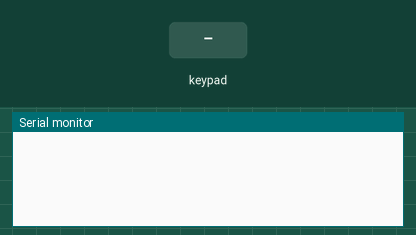
This sketch was run on a simulated ESP8266 (NodeMCU). On the bench: the last lines printed to the serial monitor. Inputs (shaded band) come from the test bench.

Above: at 1.2 s.
1.3 s: key '1' pressed
At 2.2 s:
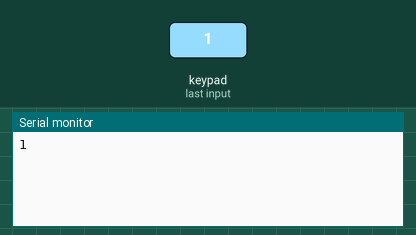
2.8 s: keypad keys 1 2 # pressed 0.4 s apart
At 5.0 s:
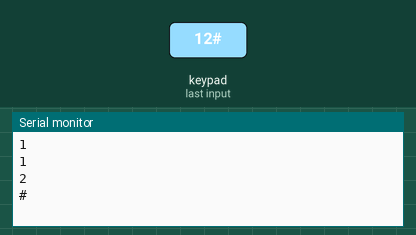
5.5 s: key 'A' pressed
At 6.5 s:
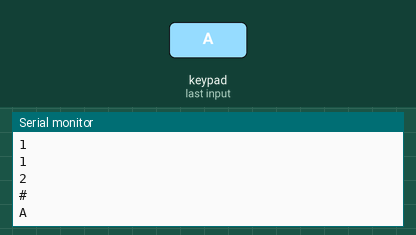
7.0 s: keypad keys 1 2 * pressed 0.4 s apart
At 8.1 s:
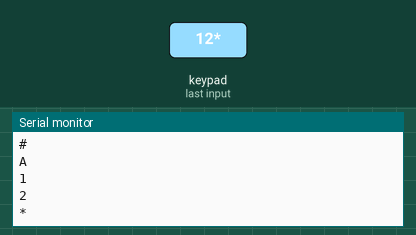
9.7 s: key 'B' pressed
At 10.9 s:
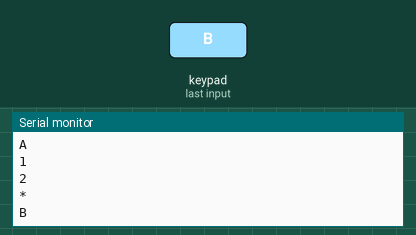
11.2 s: keypad keys 1 2 D pressed 0.4 s apart
At 12.9 s:
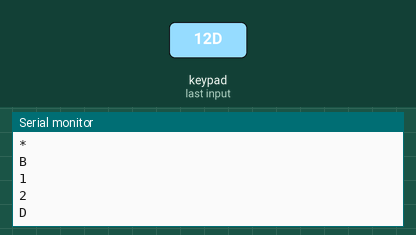

Measured:
- after the input at 1.3 s, the serial monitor: prints a new line at once (image 1)
- after the input at 2.8 s, the serial monitor: prints a new line after 0.41 s (image 2)
- after the input at 5.5 s, the serial monitor: prints a new line at once (image 3)
- after the input at 7.0 s, the serial monitor: prints a new line at once (image 4)
- after the input at 9.7 s, the serial monitor: prints a new line at once (image 5)
- after the input at 11.2 s, the serial monitor: prints a new line at once (image 6)

The sketch:

Keypad.ino
```cpp
#include <Keypad.h>

const byte ROWS = 4;
const byte COLS = 4;

char hexaKeys[ROWS][COLS] = {
  {'1','2','3','A'},
  {'4','5','6','B'},
  {'7','8','9','C'},
  {'*','0','#','D'}
};

byte rowPins[ROWS] = {D7, D6, D5, D4};
byte colPins[COLS] = {D3, D2, D1, D0};

Keypad customKeypad = Keypad( makeKeymap(hexaKeys), rowPins, colPins, ROWS, COLS);

void setup(){
  Serial.begin(9600);
}

void loop(){
  char customKey = customKeypad.getKey();

  if (customKey){
    Serial.println(customKey);
  }
}

// KEYPAD  : NodeMCU
// ================
// ROW1 (8) : D7 (bebas, deklarasikan variable)
// ROW2 (7) : D6 (bebas, deklarasikan variable)
// ROW3 (6) : D5 (bebas, deklarasikan variable)
// ROW4 (5) : D4 (bebas, deklarasikan variable)
// COL1 (4) : D3 (bebas, deklarasikan variable)
// COL2 (3) : D2 (bebas, deklarasikan variable)
// COL3 (2) : D1 (bebas, deklarasikan variable)
// COL4 (1) : D0 (bebas, deklarasikan variable)
```
